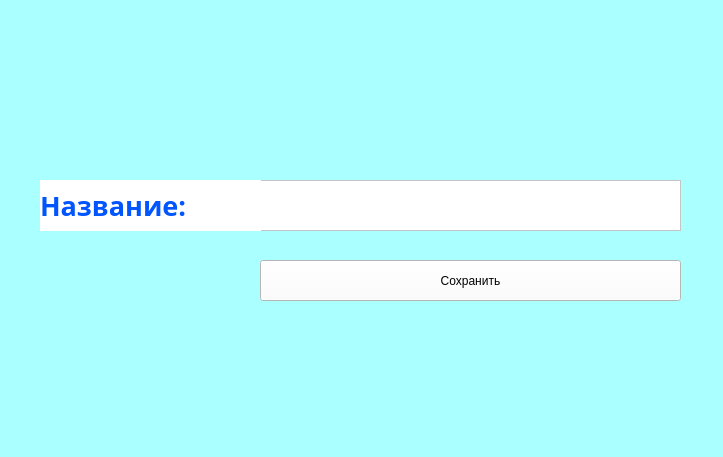
<?xml version="1.0" encoding="UTF-8"?>
<ui version="4.0">
 <class>MainWindow</class>
 <widget class="QMainWindow" name="MainWindow">
  <property name="geometry">
   <rect>
    <x>0</x>
    <y>0</y>
    <width>723</width>
    <height>457</height>
   </rect>
  </property>
  <property name="windowTitle">
   <string>MainWindow</string>
  </property>
  <property name="styleSheet">
   <string notr="true">background-color: rgb(170, 255, 255)</string>
  </property>
  <widget class="QWidget" name="centralwidget">
   <widget class="QPushButton" name="pushButton">
    <property name="geometry">
     <rect>
      <x>260</x>
      <y>260</y>
      <width>421</width>
      <height>41</height>
     </rect>
    </property>
    <property name="styleSheet">
     <string notr="true">background-color: rgb(255, 255, 255)</string>
    </property>
    <property name="text">
     <string>Сохранить</string>
    </property>
   </widget>
   <widget class="QPlainTextEdit" name="plainTextEdit">
    <property name="geometry">
     <rect>
      <x>260</x>
      <y>180</y>
      <width>421</width>
      <height>51</height>
     </rect>
    </property>
    <property name="styleSheet">
     <string notr="true">background-color: rgb(255, 255, 255)</string>
    </property>
   </widget>
   <widget class="QLabel" name="label">
    <property name="geometry">
     <rect>
      <x>40</x>
      <y>180</y>
      <width>221</width>
      <height>51</height>
     </rect>
    </property>
    <property name="font">
     <font>
      <family>Yu Gothic UI Semibold</family>
      <pointsize>20</pointsize>
      <weight>75</weight>
      <bold>true</bold>
     </font>
    </property>
    <property name="styleSheet">
     <string notr="true">background-color: rgb(255, 255, 255);
color: rgb(0, 85, 255);
border-color: rgb(211, 227, 255)</string>
    </property>
    <property name="text">
     <string>Название:</string>
    </property>
   </widget>
  </widget>
  <widget class="QMenuBar" name="menubar">
   <property name="geometry">
    <rect>
     <x>0</x>
     <y>0</y>
     <width>723</width>
     <height>18</height>
    </rect>
   </property>
  </widget>
  <widget class="QStatusBar" name="statusbar"/>
 </widget>
 <resources/>
 <connections/>
</ui>
